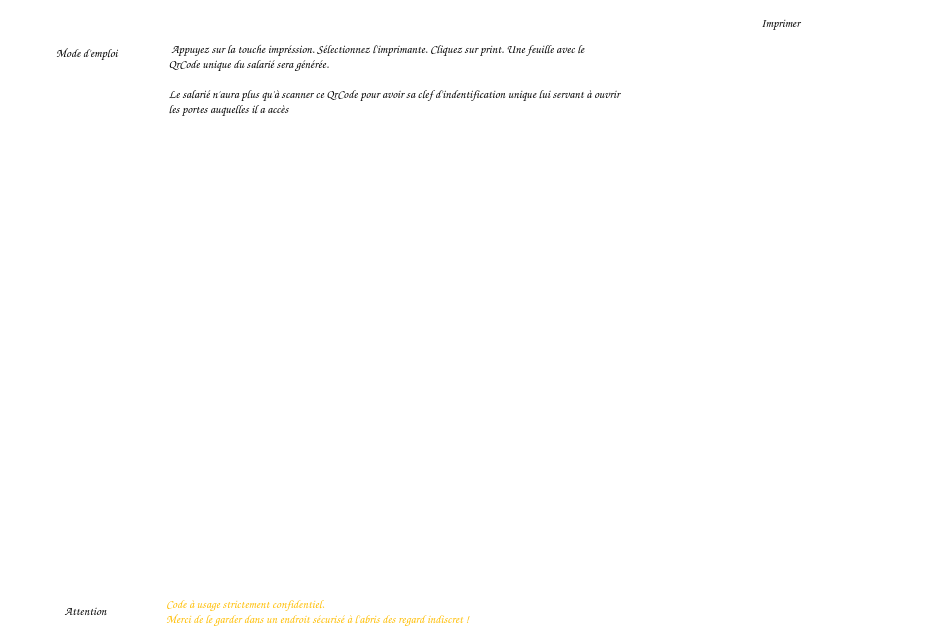
<?xml version="1.0" encoding="UTF-8"?>
<ui version="4.0">
 <class>Generation_QrCode</class>
 <widget class="QWidget" name="Generation_QrCode">
  <property name="geometry">
   <rect>
    <x>0</x>
    <y>0</y>
    <width>943</width>
    <height>638</height>
   </rect>
  </property>
  <property name="windowTitle">
   <string>Generation_QrCode</string>
  </property>
  <property name="styleSheet">
   <string notr="true">background-color:white;</string>
  </property>
  <layout class="QGridLayout" name="gridLayout">
   <item row="0" column="0">
    <layout class="QGridLayout" name="global">
     <item row="7" column="1">
      <widget class="QLabel" name="label_8">
       <property name="text">
        <string/>
       </property>
      </widget>
     </item>
     <item row="9" column="2" colspan="5">
      <widget class="QLabel" name="label_warning">
       <property name="font">
        <font>
         <family>Comic Sans MS</family>
        </font>
       </property>
       <property name="styleSheet">
        <string notr="true">color:#FFBD00;</string>
       </property>
       <property name="text">
        <string>Code à usage strictement confidentiel. 
Merci de le garder dans un endroit sécurisé à l'abris des regard indiscret !</string>
       </property>
      </widget>
     </item>
     <item row="8" column="1">
      <widget class="QLabel" name="label_9">
       <property name="text">
        <string/>
       </property>
      </widget>
     </item>
     <item row="0" column="1" colspan="2">
      <widget class="QLabel" name="label_2">
       <property name="text">
        <string/>
       </property>
      </widget>
     </item>
     <item row="6" column="1">
      <widget class="QLabel" name="label_5">
       <property name="text">
        <string/>
       </property>
      </widget>
     </item>
     <item row="0" column="3">
      <widget class="QLabel" name="label_7">
       <property name="text">
        <string/>
       </property>
      </widget>
     </item>
     <item row="0" column="5" colspan="2">
      <widget class="QPushButton" name="bouton_imprimer">
       <property name="font">
        <font>
         <family>Comic Sans MS</family>
         <weight>75</weight>
         <bold>true</bold>
        </font>
       </property>
       <property name="text">
        <string>Imprimer</string>
       </property>
       <property name="icon">
        <iconset>
         <normaloff>Images/imprimante.png</normaloff>Images/imprimante.png</iconset>
       </property>
       <property name="iconSize">
        <size>
         <width>30</width>
         <height>30</height>
        </size>
       </property>
       <property name="flat">
        <bool>true</bool>
       </property>
      </widget>
     </item>
     <item row="4" column="1">
      <widget class="QLabel" name="label_3">
       <property name="text">
        <string/>
       </property>
      </widget>
     </item>
     <item row="1" column="1">
      <widget class="QPushButton" name="pushButton">
       <property name="font">
        <font>
         <family>Comic Sans MS</family>
         <weight>75</weight>
         <italic>true</italic>
         <bold>true</bold>
         <kerning>false</kerning>
        </font>
       </property>
       <property name="text">
        <string> Mode d'emploi</string>
       </property>
       <property name="icon">
        <iconset>
         <normaloff>Images/mode_d'emploi.jpeg</normaloff>Images/mode_d'emploi.jpeg</iconset>
       </property>
       <property name="iconSize">
        <size>
         <width>30</width>
         <height>30</height>
        </size>
       </property>
       <property name="flat">
        <bool>true</bool>
       </property>
      </widget>
     </item>
     <item row="5" column="1">
      <widget class="QLabel" name="label_4">
       <property name="text">
        <string/>
       </property>
      </widget>
     </item>
     <item row="9" column="1">
      <widget class="QPushButton" name="pushButton_2">
       <property name="font">
        <font>
         <family>Comic Sans MS</family>
         <weight>75</weight>
         <italic>true</italic>
         <bold>true</bold>
         <kerning>false</kerning>
        </font>
       </property>
       <property name="text">
        <string>Attention</string>
       </property>
       <property name="icon">
        <iconset>
         <normaloff>Images/warning.ico</normaloff>Images/warning.ico</iconset>
       </property>
       <property name="flat">
        <bool>true</bool>
       </property>
      </widget>
     </item>
     <item row="1" column="2" rowspan="2" colspan="5">
      <widget class="QLabel" name="label_mode_demploi">
       <property name="font">
        <font>
         <family>Comic Sans MS</family>
        </font>
       </property>
       <property name="text">
        <string>  Appuyez sur la touche impréssion. Sélectionnez l'imprimante. Cliquez sur print. Une feuille avec le 
 QrCode unique du salarié sera générée.
 
 Le salarié n'aura plus qu'à scanner ce QrCode pour avoir sa clef d'indentification unique lui servant à ouvrir 
 les portes auquelles il a accès</string>
       </property>
       <property name="alignment">
        <set>Qt::AlignLeading|Qt::AlignLeft|Qt::AlignTop</set>
       </property>
      </widget>
     </item>
     <item row="2" column="1">
      <widget class="QLabel" name="label_11">
       <property name="text">
        <string/>
       </property>
      </widget>
     </item>
     <item row="0" column="4">
      <widget class="QLabel" name="label_6">
       <property name="text">
        <string/>
       </property>
      </widget>
     </item>
     <item row="3" column="1">
      <widget class="QLabel" name="label">
       <property name="text">
        <string/>
       </property>
      </widget>
     </item>
     <item row="3" column="2" rowspan="6" colspan="4">
      <widget class="QWidget" name="zone_QrCode" native="true">
       <layout class="QGridLayout" name="QrCode_2">
        <item row="0" column="1">
         <widget class="QLabel" name="label_qrcode">
          <property name="text">
           <string/>
          </property>
         </widget>
        </item>
       </layout>
      </widget>
     </item>
    </layout>
   </item>
  </layout>
 </widget>
 <layoutdefault spacing="6" margin="11"/>
 <resources/>
 <connections/>
</ui>
